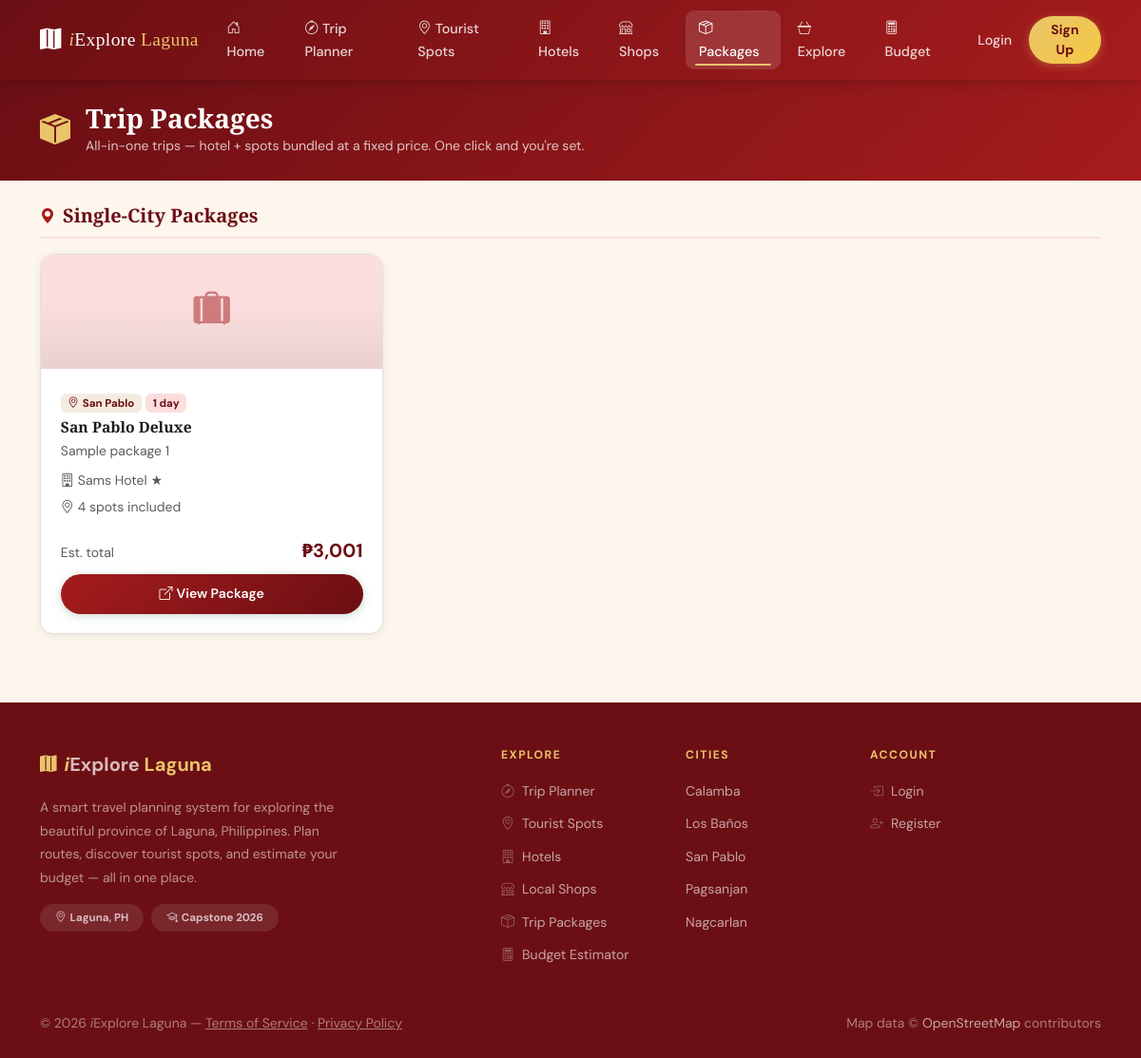
Page /pages/packages.php on the committed database.
### tables this page shows
CREATE TABLE `packages` (
  `id` int(10) UNSIGNED NOT NULL,
  `title` varchar(150) NOT NULL,
  `description` text DEFAULT NULL,
  `scope` enum('single_city','multi_city') NOT NULL DEFAULT 'single_city',
  `city_id` int(10) UNSIGNED DEFAULT NULL COMMENT 'Set when scope = single_city',
  `days` tinyint(4) UNSIGNED NOT NULL DEFAULT 2,
  `estimated_price` decimal(10,2) NOT NULL COMMENT 'Total est. cost per guest for the whole trip',
  `hotel_id` int(10) UNSIGNED DEFAULT NULL,
  `room_id` int(10) UNSIGNED DEFAULT NULL COMMENT 'Specific room type booked when this package is chosen',
  `cover_emoji` varchar(10) NOT NULL DEFAULT '?',
  `is_active` tinyint(1) NOT NULL DEFAULT 1,
  `created_at` timestamp NOT NULL DEFAULT current_timestamp()
);

CREATE TABLE `cities` (
  `id` int(10) UNSIGNED NOT NULL,
  `name` varchar(100) NOT NULL,
  `slug` varchar(100) NOT NULL,
  `description` text DEFAULT NULL,
  `latitude` decimal(10,7) NOT NULL,
  `longitude` decimal(10,7) NOT NULL
);

CREATE TABLE `hotels` (
  `id` int(10) UNSIGNED NOT NULL,
  `owner_id` int(10) UNSIGNED DEFAULT NULL COMMENT 'FK → users.id (hotel_owner)',
  `city_id` int(10) UNSIGNED NOT NULL,
  `name` varchar(150) NOT NULL,
  `address` varchar(255) DEFAULT NULL,
  `phone` varchar(50) DEFAULT NULL,
  `description` text DEFAULT NULL,
  `star_rating` tinyint(4) DEFAULT 3,
  `price_min` decimal(8,2) DEFAULT NULL,
  `price_max` decimal(8,2) DEFAULT NULL,
  `latitude` decimal(10,7) DEFAULT NULL,
  `longitude` decimal(10,7) DEFAULT NULL,
  `cover_url` varchar(255) DEFAULT NULL,
  `is_active` tinyint(1) DEFAULT 1,
  `is_verified` tinyint(1) NOT NULL DEFAULT 0
);

### includes/db.php (called while the page is built, shortened)
<?php
class Database {
    private static ?PDO $instance = null;
    public static function getInstance(): PDO {
        if (self::$instance === null) {
            $dsn = sprintf(
                'mysql:host=%s;dbname=%s;charset=%s',
                DB_HOST, DB_NAME, DB_CHARSET
            );
            $options = [
                PDO::ATTR_ERRMODE            => PDO::ERRMODE_EXCEPTION,
                PDO::ATTR_DEFAULT_FETCH_MODE => PDO::FETCH_ASSOC,
                PDO::ATTR_EMULATE_PREPARES   => false,
                PDO::MYSQL_ATTR_INIT_COMMAND => "SET NAMES utf8mb4 COLLATE utf8mb4_unicode_ci",
            ];
            try {
                self::$instance = new PDO($dsn, DB_USER, DB_PASS, $options);
            } catch (PDOException $e) {
                if (DEBUG_MODE) {
                    die(json_encode([
                        'success' => false,
                        'error'   => 'Database connection failed: ' . $e->getMessage()
                    ]));
                } else {
                    die(json_encode([
                        'success' => false,
                        'error'   => 'Service temporarily unavailable.'
                    ]));
                }
            }
        }
        return self::$instance;
    }
}
function db(): PDO {
    return Database::getInstance();
}

### includes/helpers.php (called while the page is built, shortened)
<?php
require_once __DIR__ . '/db.php';
function e(string $str): string {
    return htmlspecialchars($str, ENT_QUOTES | ENT_HTML5, 'UTF-8');
}
function db_fetch_all(string $sql, array $params = []): array {
    $stmt = db()->prepare($sql);
    $stmt->execute($params);
    return $stmt->fetchAll();
}

### includes/package_card.php (the view)
<?php
function render_package_card(array $p): void {
?>
<div class="card-app h-100">
  <div class="card-img-placeholder" style="height:120px;font-size:2.4rem;background:var(--maroon-pale)">
    <i class="bi bi-suitcase-lg-fill"></i>
  </div>
  <div class="card-body-app d-flex flex-column">
    <div class="mb-1">
      <span class="badge" style="background:var(--sand);color:var(--maroon-dark);font-size:.72rem">
        <?php if ($p['scope'] === 'single_city'): ?><i class="bi bi-geo-alt me-1"></i><?= e($p['city_name']) ?><?php else: ?><i class="bi bi-map me-1"></i>Multiple Cities<?php endif; ?>
      </span>
      <span class="badge" style="background:var(--maroon-pale);color:var(--maroon-dark);font-size:.72rem">
        <?= (int)$p['days'] ?> day<?= $p['days']!=1?'s':'' ?>
      </span>
    </div>
    <h6 class="card-title-app mb-1" style="font-size:.98rem"><?= e($p['title']) ?></h6>
    <?php if ($p['description']): ?>
    <p class="text-muted small mb-2" style="display:-webkit-box;-webkit-line-clamp:2;-webkit-box-orient:vertical;overflow:hidden">
      <?= e($p['description']) ?>
    </p>
    <?php endif; ?>
    <div class="small text-muted mb-1">
      <i class="bi bi-building me-1"></i><?= e($p['hotel_name'] ?? 'Hotel included') ?>
      <?php if ($p['star_rating']): ?> <?= str_repeat('★',(int)$p['star_rating']) ?><?php endif; ?>
    </div>
    <div class="small text-muted mb-3">
      <i class="bi bi-geo-alt me-1"></i><?= (int)$p['spot_count'] ?> spot<?= $p['spot_count']!=1?'s':'' ?> included
    </div>
    <div class="mt-auto">
      <div class="d-flex align-items-baseline justify-content-between mb-2">
        <span class="text-muted small">Est. total</span>
        <span class="fw-bold fs-5" style="color:var(--maroon-dark)">₱<?= number_format($p['estimated_price'],0) ?></span>
      </div>
      <a href="package.php?id=<?= $p['id'] ?>" class="btn btn-sm btn-primary-app w-100">
        <i class="bi bi-box-arrow-up-right me-1"></i>View Package
      </a>
    </div>
  </div>
</div>
<?php
}

### pages/packages.php (shortened to what this page needs)
<?php
require_once __DIR__ . '/../includes/header.php';
require_once __DIR__ . '/../includes/package_card.php';
$packages = db_fetch_all(
    "SELECT p.*, c.name AS city_name, h.name AS hotel_name, h.star_rating,
            (SELECT COUNT(*) FROM package_spots ps WHERE ps.package_id = p.id) AS spot_count
     FROM packages p
     LEFT JOIN cities c ON p.city_id = c.id
     LEFT JOIN hotels h ON p.hotel_id = h.id
     WHERE p.is_active = 1
     ORDER BY p.estimated_price ASC"
);
$single_city = array_filter($packages, fn($p) => $p['scope'] === 'single_city');
?>
<section class="py-4" style="background:linear-gradient(135deg,var(--maroon-dark),var(--maroon-mid));color:#fff">
  <div class="container">
    <div class="d-flex align-items-center gap-3">
      <i class="bi bi-box-seam-fill fs-2" style="color:var(--sand-dark)"></i>
      <div>
        <h1 class="mb-0 fs-3" style="font-family:'Playfair Display',serif">Trip Packages</h1>
        <p class="mb-0 small opacity-75">All-in-one trips — hotel + spots bundled at a fixed price. One click and you're set.</p>
      </div>
    </div>
  </div>
</section>
<div class="container py-4">
  <?php if (empty($packages)): ?>
    <div class="text-center py-5">
      <i class="bi bi-box-seam fs-1 text-muted d-block mb-3"></i>
      <h5>No packages available yet</h5>
      <p class="text-muted">Check back soon, or build your own trip with the <a href="explore.php">Explore &amp; Plan</a> page.</p>
    </div>
  <?php else: ?>
  <?php if (!empty($single_city)): ?>
  <div class="d-flex align-items-center gap-2 mb-3 pb-2" style="border-bottom:2px solid var(--maroon-pale)">
    <i class="bi bi-geo-alt-fill" style="color:var(--maroon-mid)"></i>
    <h5 class="fw-bold mb-0" style="font-family:'Playfair Display',serif;color:var(--maroon-dark)">Single-City Packages</h5>
  </div>
  <div class="row g-3 mb-5">
    <?php foreach ($single_city as $p): ?>
    <div class="col-sm-6 col-xl-4">
      <?php render_package_card($p); ?>
    </div>
    <?php endforeach; ?>
  </div>
  <?php endif; ?>
  <?php endif; ?>
</div>
<?php require_once __DIR__ . '/../includes/footer.php'; ?>

### assets/css/app.css (style rules this page uses)
:root { --maroon-dark: #B0281C; --maroon-mid: #D9481F; --maroon-light: #FF7A45; --maroon-pale: #FFE3D2; --sand: #f5ebe0; --sand-dark: #e9c46a; --terracotta: #c77c48; --cream: #fdf6ec; --white: #ffffff; --charcoal: #1c1c1e; --text-muted: #6b7280; --border: #e5e0d8; --section-pad: 5rem 0; --shadow-sm: 0 2px 8px rgba(0,0,0,.07); --shadow-md: 0 6px 24px rgba(0,0,0,.10); --shadow-lg: 0 12px 48px rgba(0,0,0,.14); --shadow-glow: 0 0 0 4px rgba(82,183,136,.18); --radius: 14px; --radius-sm: 9px; --radius-pill:50px; --transition: .22s cubic-bezier(.4,0,.2,1); }
*, *::before, *::after { box-sizing: border-box; margin: 0; }
html { scroll-behavior: smooth; }
body { font-family: 'DM Sans', system-ui, sans-serif; background-color: var(--cream); color: var(--charcoal); line-height: 1.7; display: flex; flex-direction: column; min-height: 100vh; -webkit-font-smoothing: antialiased; }
h1, h2, h3, h4, h5, .display-heading { font-family: 'Playfair Display', Georgia, serif; font-weight: 700; line-height: 1.2; }
a { color: var(--maroon-mid); text-decoration: none; transition: color var(--transition); }
.btn-primary-app { background: linear-gradient(135deg, var(--maroon-mid), var(--maroon-dark)); color: #fff; border: none; border-radius: var(--radius-pill); padding: .65rem 1.9rem; font-weight: 600; transition: all var(--transition); box-shadow: 0 2px 10px rgba(45,106,79,.25); }
.card-app { background: var(--white); border: 1px solid var(--border); border-radius: var(--radius); box-shadow: var(--shadow-sm); overflow: hidden; transition: transform var(--transition), box-shadow var(--transition), border-color var(--transition); }
.card-img-placeholder { width: 100%; height: 200px; background: linear-gradient(135deg, var(--maroon-pale) 0%, var(--sand) 100%); display: flex; align-items: center; justify-content: center; font-size: 3.2rem; position: relative; overflow: hidden; }
.card-img-placeholder::after { content: ''; position: absolute; inset: 0; background: linear-gradient(180deg, transparent 40%, rgba(26,58,42,.08)); }
.card-img-placeholder i { color: var(--maroon-mid); opacity: .5; }
.card-body-app { padding: 1.3rem; }
.card-title-app { font-family: 'Playfair Display', serif; font-size: 1.1rem; font-weight: 700; margin-bottom: .4rem; color: var(--charcoal); }
.card-app .card-img-placeholder { height: 150px; font-size: 2.5rem; }

### rows in the picture
packages: city.name "San Pablo", days "1", title "San Pablo Deluxe", description "Sample package 1", hotel.name "Sams Hotel", hotel.star_rating "★", spot_count "4", estimated_price "3,001"
